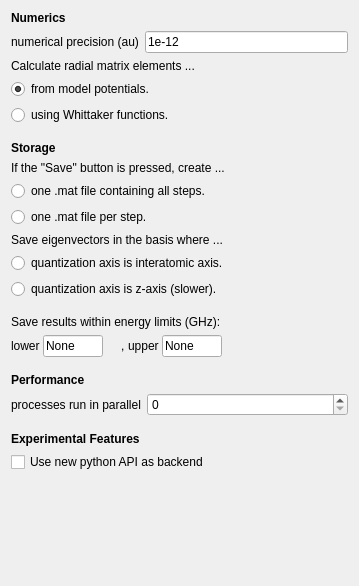
           <widget class="QWidget" name="scrollAreaWidgetContents_2">
            <property name="geometry">
             <rect>
              <x>0</x>
              <y>0</y>
              <width>359</width>
              <height>586</height>
             </rect>
            </property>
            <layout class="QVBoxLayout" name="verticalLayout_9">
             <item>
              <widget class="QLabel" name="label_91">
               <property name="font">
                <font>
                 <weight>75</weight>
                 <bold>true</bold>
                </font>
               </property>
               <property name="text">
                <string>Numerics</string>
               </property>
              </widget>
             </item>
             <item>
              <layout class="QFormLayout" name="formLayout_36">
               <property name="sizeConstraint">
                <enum>QLayout::SetDefaultConstraint</enum>
               </property>
               <property name="fieldGrowthPolicy">
                <enum>QFormLayout::ExpandingFieldsGrow</enum>
               </property>
               <property name="labelAlignment">
                <set>Qt::AlignLeading|Qt::AlignLeft|Qt::AlignVCenter</set>
               </property>
               <property name="formAlignment">
                <set>Qt::AlignLeading|Qt::AlignLeft|Qt::AlignTop</set>
               </property>
               <property name="verticalSpacing">
                <number>2</number>
               </property>
               <item row="0" column="0">
                <widget class="QLabel" name="label_system_precision">
                 <property name="text">
                  <string>numerical precision (au)</string>
                 </property>
                </widget>
               </item>
               <item row="0" column="1">
                <widget class="QLineEdit" name="lineedit_system_precision">
                 <property name="sizePolicy">
                  <sizepolicy hsizetype="Expanding" vsizetype="Fixed">
                   <horstretch>0</horstretch>
                   <verstretch>0</verstretch>
                  </sizepolicy>
                 </property>
                 <property name="inputMask">
                  <string>1e-12</string>
                 </property>
                </widget>
               </item>
              </layout>
             </item>
             <item>
              <widget class="QLabel" name="label">
               <property name="text">
                <string>Calculate radial matrix elements ...</string>
               </property>
              </widget>
             </item>
             <item>
              <widget class="QRadioButton" name="radiobutton_system_missingCalc">
               <property name="text">
                <string>from model potentials.</string>
               </property>
               <property name="checked">
                <bool>true</bool>
               </property>
              </widget>
             </item>
             <item>
              <widget class="QRadioButton" name="radiobutton_system_missingWhittaker">
               <property name="text">
                <string>using Whittaker functions.</string>
               </property>
               <property name="checked">
                <bool>false</bool>
               </property>
              </widget>
             </item>
             <item>
              <spacer name="verticalSpacer_24">
               <property name="orientation">
                <enum>Qt::Vertical</enum>
               </property>
               <property name="sizeType">
                <enum>QSizePolicy::Fixed</enum>
               </property>
               <property name="sizeHint" stdset="0">
                <size>
                 <width>20</width>
                 <height>10</height>
                </size>
               </property>
              </spacer>
             </item>
             <item>
              <widget class="QLabel" name="label_86">
               <property name="font">
                <font>
                 <weight>75</weight>
                 <bold>true</bold>
                </font>
               </property>
               <property name="text">
                <string>Storage</string>
               </property>
              </widget>
             </item>
             <item>
              <widget class="QLabel" name="label_27">
               <property name="text">
                <string>If the &quot;Save&quot; button is pressed, create ...</string>
               </property>
              </widget>
             </item>
             <item>
              <widget class="QRadioButton" name="radiobutton_system_matCombined">
               <property name="text">
                <string>one .mat file containing all steps.</string>
               </property>
               <property name="checked">
                <bool>false</bool>
               </property>
              </widget>
             </item>
             <item>
              <widget class="QRadioButton" name="radiobutton_system_matSeparate">
               <property name="text">
                <string>one .mat file per step.</string>
               </property>
               <property name="checked">
                <bool>false</bool>
               </property>
              </widget>
             </item>
             <item>
              <widget class="QLabel" name="label_87">
               <property name="text">
                <string>Save eigenvectors in the basis where ...</string>
               </property>
               <property name="textFormat">
                <enum>Qt::AutoText</enum>
               </property>
               <property name="alignment">
                <set>Qt::AlignBottom|Qt::AlignLeading|Qt::AlignLeft</set>
               </property>
               <property name="wordWrap">
                <bool>true</bool>
               </property>
              </widget>
             </item>
             <item>
              <widget class="QRadioButton" name="radiobutton_system_quantizationInteratomic">
               <property name="text">
                <string>quantization axis is interatomic axis.</string>
               </property>
               <property name="checked">
                <bool>false</bool>
               </property>
              </widget>
             </item>
             <item>
              <widget class="QRadioButton" name="radiobutton_system_quantizationZ">
               <property name="text">
                <string>quantization axis is z-axis (slower).</string>
               </property>
              </widget>
             </item>
             <item>
              <spacer name="verticalSpacer_26">
               <property name="orientation">
                <enum>Qt::Vertical</enum>
               </property>
               <property name="sizeType">
                <enum>QSizePolicy::Fixed</enum>
               </property>
               <property name="sizeHint" stdset="0">
                <size>
                 <width>20</width>
                 <height>10</height>
                </size>
               </property>
              </spacer>
             </item>
             <item>
              <widget class="QLabel" name="label_104">
               <property name="text">
                <string>Save results within energy limits (GHz):</string>
               </property>
               <property name="textFormat">
                <enum>Qt::AutoText</enum>
               </property>
               <property name="alignment">
                <set>Qt::AlignBottom|Qt::AlignLeading|Qt::AlignLeft</set>
               </property>
               <property name="wordWrap">
                <bool>true</bool>
               </property>
              </widget>
             </item>
             <item>
              <layout class="QHBoxLayout" name="horizontalLayout_11">
               <property name="spacing">
                <number>0</number>
               </property>
               <item>
                <layout class="QFormLayout" name="formLayout_39">
                 <property name="sizeConstraint">
                  <enum>QLayout::SetMinimumSize</enum>
                 </property>
                 <property name="fieldGrowthPolicy">
                  <enum>QFormLayout::ExpandingFieldsGrow</enum>
                 </property>
                 <property name="labelAlignment">
                  <set>Qt::AlignLeading|Qt::AlignLeft|Qt::AlignVCenter</set>
                 </property>
                 <property name="formAlignment">
                  <set>Qt::AlignLeading|Qt::AlignLeft|Qt::AlignTop</set>
                 </property>
                 <property name="horizontalSpacing">
                  <number>0</number>
                 </property>
                 <property name="verticalSpacing">
                  <number>0</number>
                 </property>
                 <item row="1" column="0">
                  <widget class="QLabel" name="label_106">
                   <property name="text">
                    <string>lower </string>
                   </property>
                   <property name="textFormat">
                    <enum>Qt::AutoText</enum>
                   </property>
                  </widget>
                 </item>
                 <item row="1" column="1">
                  <widget class="QLineEdit" name="lineedit_storage_minE">
                   <property name="sizePolicy">
                    <sizepolicy hsizetype="Expanding" vsizetype="Fixed">
                     <horstretch>0</horstretch>
                     <verstretch>0</verstretch>
                    </sizepolicy>
                   </property>
                   <property name="minimumSize">
                    <size>
                     <width>0</width>
                     <height>0</height>
                    </size>
                   </property>
                   <property name="maximumSize">
                    <size>
                     <width>60</width>
                     <height>16777215</height>
                    </size>
                   </property>
                   <property name="text">
                    <string>None</string>
                   </property>
                  </widget>
                 </item>
                </layout>
               </item>
               <item>
                <widget class="QLabel" name="label_107">
                 <property name="text">
                  <string>, </string>
                 </property>
                </widget>
               </item>
               <item>
                <layout class="QFormLayout" name="formLayout_40">
                 <property name="sizeConstraint">
                  <enum>QLayout::SetMinimumSize</enum>
                 </property>
                 <property name="fieldGrowthPolicy">
                  <enum>QFormLayout::ExpandingFieldsGrow</enum>
                 </property>
                 <property name="labelAlignment">
                  <set>Qt::AlignLeading|Qt::AlignLeft|Qt::AlignVCenter</set>
                 </property>
                 <property name="formAlignment">
                  <set>Qt::AlignLeading|Qt::AlignLeft|Qt::AlignTop</set>
                 </property>
                 <property name="horizontalSpacing">
                  <number>0</number>
                 </property>
                 <property name="verticalSpacing">
                  <number>0</number>
                 </property>
                 <item row="1" column="0">
                  <widget class="QLabel" name="label_108">
                   <property name="text">
                    <string>upper </string>
                   </property>
                   <property name="textFormat">
                    <enum>Qt::AutoText</enum>
                   </property>
                  </widget>
                 </item>
                 <item row="1" column="1">
                  <widget class="QLineEdit" name="lineedit_storage_maxE">
                   <property name="sizePolicy">
                    <sizepolicy hsizetype="Expanding" vsizetype="Fixed">
                     <horstretch>0</horstretch>
                     <verstretch>0</verstretch>
                    </sizepolicy>
                   </property>
                   <property name="minimumSize">
                    <size>
                     <width>0</width>
                     <height>0</height>
                    </size>
                   </property>
                   <property name="maximumSize">
                    <size>
                     <width>60</width>
                     <height>16777215</height>
                    </size>
                   </property>
                   <property name="text">
                    <string>None</string>
                   </property>
                  </widget>
                 </item>
                </layout>
               </item>
               <item>
                <spacer name="horizontalSpacer_13">
                 <property name="orientation">
                  <enum>Qt::Horizontal</enum>
                 </property>
                 <property name="sizeHint" stdset="0">
                  <size>
                   <width>5</width>
                   <height>20</height>
                  </size>
                 </property>
                </spacer>
               </item>
              </layout>
             </item>
             <item>
              <spacer name="verticalSpacer_23">
               <property name="orientation">
                <enum>Qt::Vertical</enum>
               </property>
               <property name="sizeType">
                <enum>QSizePolicy::Fixed</enum>
               </property>
               <property name="sizeHint" stdset="0">
                <size>
                 <width>20</width>
                 <height>10</height>
                </size>
               </property>
              </spacer>
             </item>
             <item>
              <widget class="QLabel" name="label_90">
               <property name="font">
                <font>
                 <weight>75</weight>
                 <bold>true</bold>
                </font>
               </property>
               <property name="text">
                <string>Performance</string>
               </property>
              </widget>
             </item>
             <item>
              <layout class="QFormLayout" name="formLayout_35">
               <property name="sizeConstraint">
                <enum>QLayout::SetDefaultConstraint</enum>
               </property>
               <property name="fieldGrowthPolicy">
                <enum>QFormLayout::ExpandingFieldsGrow</enum>
               </property>
               <property name="labelAlignment">
                <set>Qt::AlignLeading|Qt::AlignLeft|Qt::AlignVCenter</set>
               </property>
               <property name="formAlignment">
                <set>Qt::AlignLeading|Qt::AlignLeft|Qt::AlignTop</set>
               </property>
               <property name="verticalSpacing">
                <number>2</number>
               </property>
               <item row="0" column="0">
                <widget class="QLabel" name="label_88">
                 <property name="text">
                  <string>processes run in parallel</string>
                 </property>
                 <property name="textFormat">
                  <enum>Qt::AutoText</enum>
                 </property>
                </widget>
               </item>
               <item row="0" column="1">
                <widget class="QSpinBox" name="spinbox_system_cores">
                 <property name="sizePolicy">
                  <sizepolicy hsizetype="Expanding" vsizetype="Fixed">
                   <horstretch>0</horstretch>
                   <verstretch>0</verstretch>
                  </sizepolicy>
                 </property>
                 <property name="statusTip">
                  <string>A value of 0 means that all available CPU cores are used.</string>
                 </property>
                 <property name="minimum">
                  <number>0</number>
                 </property>
                 <property name="maximum">
                  <number>9999</number>
                 </property>
                 <property name="value">
                  <number>0</number>
                 </property>
                </widget>
               </item>
              </layout>
             </item>
             <item>
              <spacer name="verticalSpacer_27">
               <property name="orientation">
                <enum>Qt::Vertical</enum>
               </property>
               <property name="sizeType">
                <enum>QSizePolicy::Fixed</enum>
               </property>
               <property name="sizeHint" stdset="0">
                <size>
                 <width>20</width>
                 <height>10</height>
                </size>
               </property>
              </spacer>
             </item>
             <item>
              <widget class="QLabel" name="label_90">
               <property name="font">
                <font>
                 <weight>75</weight>
                 <bold>true</bold>
                </font>
               </property>
               <property name="text">
                <string>Experimental Features</string>
               </property>
              </widget>
             </item>
             <item>
              <widget class="QCheckBox" name="checkbox_use_python_api">
               <property name="enabled">
                <bool>true</bool>
               </property>
               <property name="text">
                <string>Use new python API as backend</string>
               </property>
              </widget>
             </item>
             <item>
              <spacer name="verticalSpacer_5">
               <property name="orientation">
                <enum>Qt::Vertical</enum>
               </property>
               <property name="sizeType">
                <enum>QSizePolicy::Expanding</enum>
               </property>
               <property name="sizeHint" stdset="0">
                <size>
                 <width>20</width>
                 <height>0</height>
                </size>
               </property>
              </spacer>
             </item>
            </layout>
           </widget>
